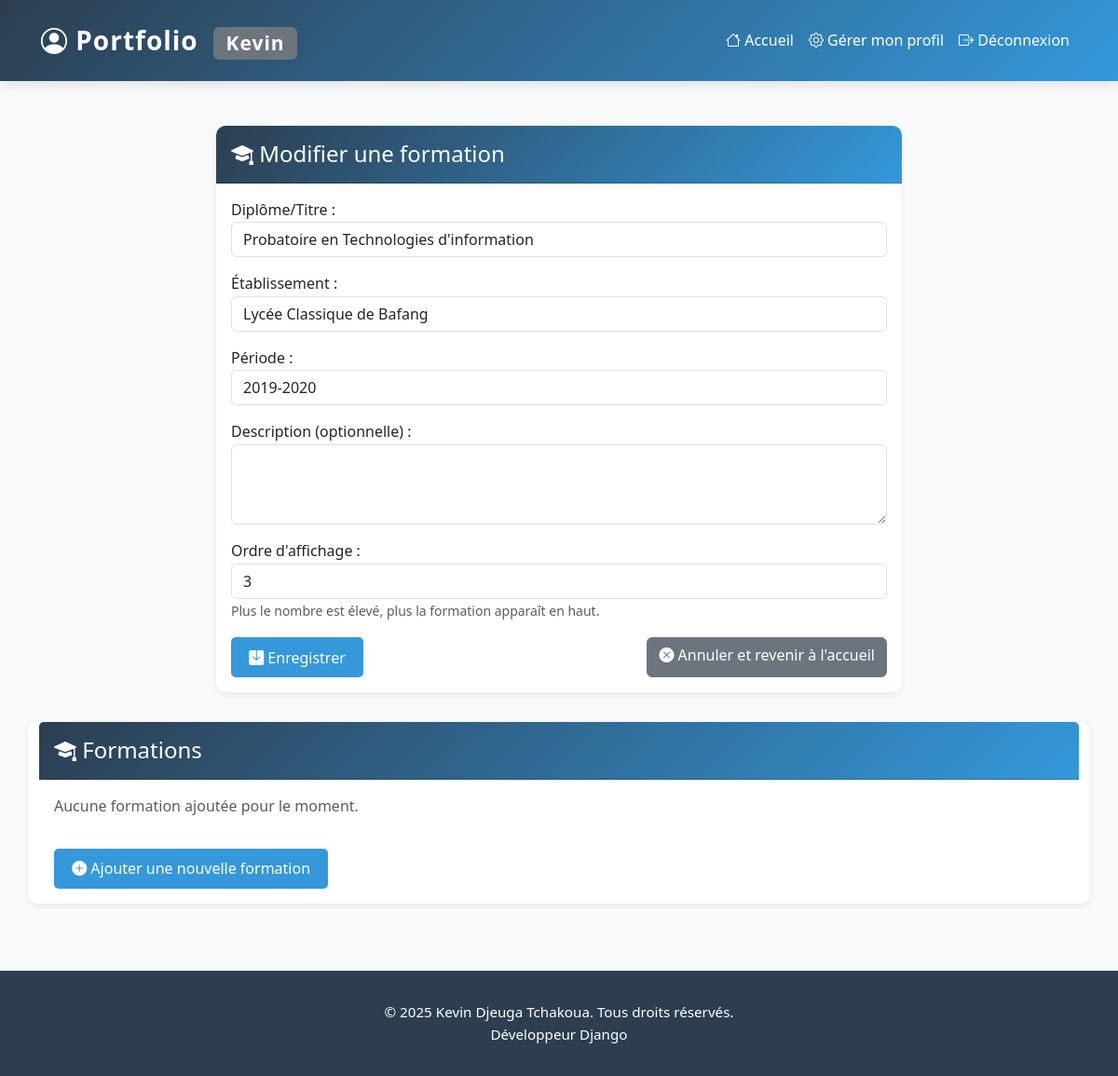
Page /formation/3/modifier/ (signed in) on the committed database.
### portfolio/models.py (models this page shows, shortened)
class Formation(models.Model):
    profil = models.ForeignKey(Profil, on_delete=models.CASCADE, related_name='formations')
    titre = models.CharField(max_length=200)
    etablissement = models.CharField(max_length=200)
    periode = models.CharField(max_length=100)
    description = models.TextField(blank=True)
    ordre = models.IntegerField(default=0)
    class Meta:
        verbose_name = 'Formation'
        verbose_name_plural = 'Formations'
        ordering = ['-ordre', '-id']

### portfolio/views.py (the view)
# urls.py: path('formation/<int:pk>/modifier/', views.modifier_formation, name='modifier_formation'),
@login_required
def modifier_formation(request, pk):
    formation = get_object_or_404(Formation, pk=pk, profil__user=request.user)
    if request.method == 'POST':
        form = FormationForm(request.POST, instance=formation)
        if form.is_valid():
            form.save()
            messages.success(request, 'Formation modifiée avec succès!')
            return redirect('portfolio:modifier_profil')
    else:
        form = FormationForm(instance=formation)
    return render(request, 'portfolio/formation_form.html', {'form': form, 'action': 'Modifier'})

### portfolio/forms.py
class FormationForm(forms.ModelForm):
    class Meta:
        model = Formation
        fields = ['titre', 'etablissement', 'periode', 'description', 'ordre']
        widgets = {
            'titre': forms.TextInput(attrs={'class': 'form-control'}),
            'etablissement': forms.TextInput(attrs={'class': 'form-control'}),
            'periode': forms.TextInput(attrs={'class': 'form-control', 'placeholder': 'Ex: 2022-2025'}),
            'description': forms.Textarea(attrs={'class': 'form-control', 'rows': 3}),
            'ordre': forms.NumberInput(attrs={'class': 'form-control', 'value': 0}),
        }
        labels = {
            'titre': 'Diplôme/Titre',
            'etablissement': 'Établissement',
            'periode': 'Période',
            'description': 'Description (optionnelle)',
            'ordre': 'Ordre d\'affichage',
        }

### portfolio/templates/portfolio/formation_form.html (shortened to what this page needs)
{% extends 'portfolio/base.html' %}
{% block content %}
<div class="row justify-content-center">
    <div class="col-md-8">
        <div class="card">
            <div class="card-header">
                <h4 class="mb-0"><i class="bi bi-mortarboard-fill"></i> {{ action }} une formation</h4>
            </div>
            <div class="card-body">
                <form method="post">
                    <div class="mb-3">
                        {{ form.titre.label_tag }}
                        {{ form.titre }}
                    </div>
                    <div class="mb-3">
                        {{ form.etablissement.label_tag }}
                        {{ form.etablissement }}
                    </div>
                    <div class="mb-3">
                        {{ form.periode.label_tag }}
                        {{ form.periode }}
                    </div>
                    <div class="mb-3">
                        {{ form.description.label_tag }}
                        {{ form.description }}
                    </div>
                    <div class="mb-3">
                        {{ form.ordre.label_tag }}
                        {{ form.ordre }}
                        <small class="form-text text-muted">Plus le nombre est élevé, plus la formation apparaît en haut.</small>
                    </div>
                    <div class="d-flex gap-2">
                        <button type="submit" class="btn btn-primary me-auto">
                            <i class="bi bi-save-fill"></i> Enregistrer
                        </button>
                        <a href="{% url 'portfolio:accueil' %}" class="btn btn-secondary">
                            <i class="bi bi-x-circle-fill"></i> Annuler et revenir à l'accueil
                        </a>
                    </div>
                </form>
            </div>
        </div>
    </div>
    <div class="card mb-4">
        <div class="card-header">
            <h4 class="mb-0"><i class="bi bi-mortarboard-fill"></i> Formations</h4>
        </div>
        <div class="card-body">
            {% if formations %}
                <ul class="list-group">
                    {% for formation in formations %}
                        <li class="list-group-item d-flex justify-content-between align-items-center">
                            <div>
                                <h5 class="mb-1">{{ formation.titre }}</h5>
                                <small class="text-muted">{{ formation.etablissement }} | {{ formation.periode }}</small>
                            </div>
                            <div>
                                <a href="{% url 'portfolio:modifier_formation' formation.pk %}" class="btn btn-sm btn-warning me-2">
                                    <i class="bi bi-pencil-fill"></i> Modifier
                                </a>
                                <a href="{% url 'portfolio:supprimer_formation' formation.pk %}" class="btn btn-sm btn-danger">
                                    <i class="bi bi-trash-fill"></i> Supprimer
                                </a>
                            </div>
                        </li>
                    {% endfor %}
                </ul>
            {% else %}
                <p class="text-muted">Aucune formation ajoutée pour le moment.</p>
            {% endif %}
            <a href="{% url 'portfolio:ajouter_formation' %}" class="btn btn-primary mt-3">
                <i class="bi bi-plus-circle-fill"></i> Ajouter une nouvelle formation
            </a>
        </div>
    </div>
</div>
{% endblock %}

### portfolio/templates/portfolio/base.html (shortened to what this page needs)
<!DOCTYPE html>
{% load static %}
<html lang="fr">
<head>
    <link href="https://cdn.jsdelivr.net/npm/bootstrap@5.3.0/dist/css/bootstrap.min.css" rel="stylesheet">
    <link rel="stylesheet" href="https://cdn.jsdelivr.net/npm/bootstrap-icons@1.10.0/font/bootstrap-icons.css">
</head>
<body>
    <nav class="navbar navbar-expand-lg navbar-dark">
        <div class="container">
            <a class="navbar-brand" href="{% url 'portfolio:accueil' %}">
                <i class="bi bi-person-circle"></i> Portfolio
                <span class="badge bg-secondary ms-2"> {{ user.username }} </span>
            </a>
            <div class="collapse navbar-collapse" id="navbarNav">
                <ul class="navbar-nav ms-auto">
                    <li class="nav-item">
                        <a class="nav-link text-white" href="{% url 'portfolio:accueil' %}">
                            <i class="bi bi-house"></i> Accueil
                        </a>
                    </li>
                    {% if user.is_authenticated %}
                        <li class="nav-item">
                            <a class="nav-link text-white" href="{% url 'portfolio:modifier_profil' %}">
                                <i class="bi bi-gear"></i> Gérer mon profil
                            </a>
                        </li>
                        <li class="nav-item">
                            <a class="nav-link text-white" href="{% url 'portfolio:deconnexion' %}">
                                <i class="bi bi-box-arrow-right"></i> Déconnexion
                            </a>
                        </li>
                    {% else %}
                        <li class="nav-item">
                            <a class="nav-link text-white" href="{% url 'portfolio:connexion' %}">
                                <i class="bi bi-lock"></i> Connexion
                            </a>
                        </li>
                    {% endif %}
                </ul>
            </div>
        </div>
    </nav>
    <main class="container my-5">
        {% block content %}
        {% endblock %}
    </main>
    <footer class="text-center">
        <div class="container">
            <p class="mb-0">&copy; 2025 Kevin Djeuga Tchakoua. Tous droits réservés.</p>
            <p class="mb-0">Développeur   Django</p>
        </div>
    </footer>
</body>
</html>

### portfolio/templates/portfolio/base.html (style rules this page uses)
:root { --primary-color: #2c3e50; --secondary-color: #3498db; --accent-color: #e74c3c; --light-bg: #f8f9fa; --dark-text: #333; --shadow-sm: 0 2px 6px rgba(0, 0, 0, 0.08); --shadow-md: 0 4px 12px rgba(0, 0, 0, 0.1); --transition-fast: 0.2s ease-in-out; --transition-slow: 0.4s ease; }
body { font-family: 'Segoe UI', Tahoma, Geneva, Verdana, sans-serif; background-color: var(--light-bg); color: var(--dark-text); line-height: 1.6; margin: 0; padding: 0; }
.navbar { background: linear-gradient(135deg, var(--primary-color), var(--secondary-color)); box-shadow: var(--shadow-md); padding: 1rem 2rem; }
.navbar-brand { font-weight: 700; font-size: 1.75rem; color: #fff !important; letter-spacing: 1px; }
.card { border: none; box-shadow: var(--shadow-sm); transition: transform var(--transition-fast), box-shadow var(--transition-fast); margin-bottom: 2rem; border-radius: 10px; overflow: hidden; }
.card-header { background: linear-gradient(135deg, var(--primary-color), var(--secondary-color)); color: #fff; font-weight: 600; padding: 1rem; }
.btn-primary { background-color: var(--secondary-color); color: #fff; border: none; padding: 0.6rem 1.2rem; border-radius: 5px; transition: var(--transition-fast); }
footer { background-color: var(--primary-color); color: #fff; padding: 2rem 0; text-align: center; font-size: 0.95rem; }

### rows in the picture
Formation: titre "Probatoire en Technologies d'information", etablissement "Lycée Classique de Bafang", periode "2019-2020", ordre "3"

### other values in the picture
{{ user.username }} "Kevin"
{{ action }} "Modifier"
